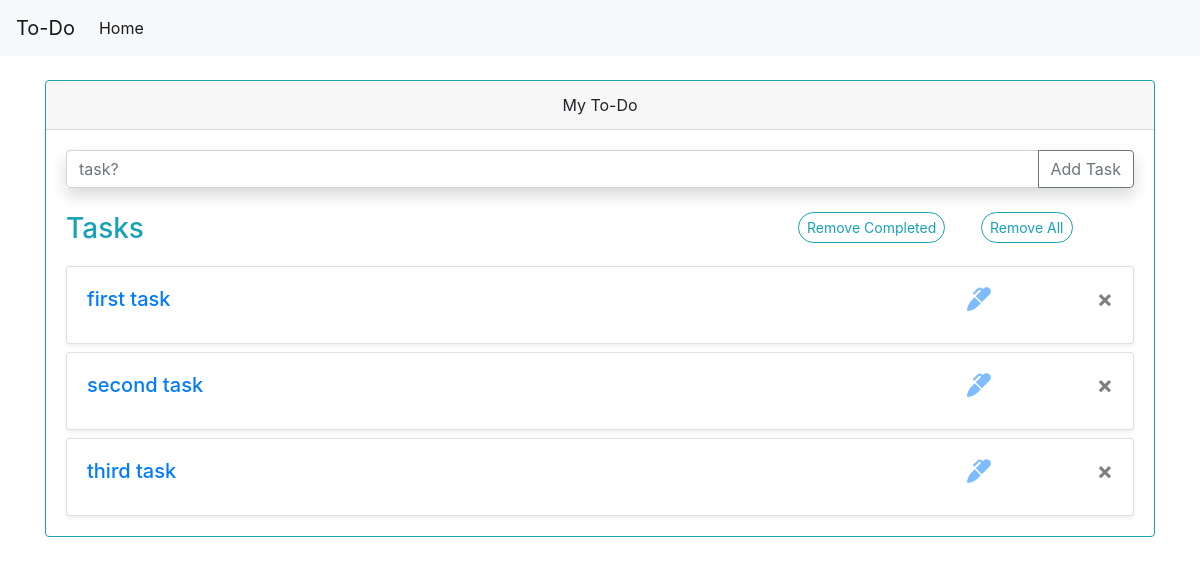
The app's page /, older data.
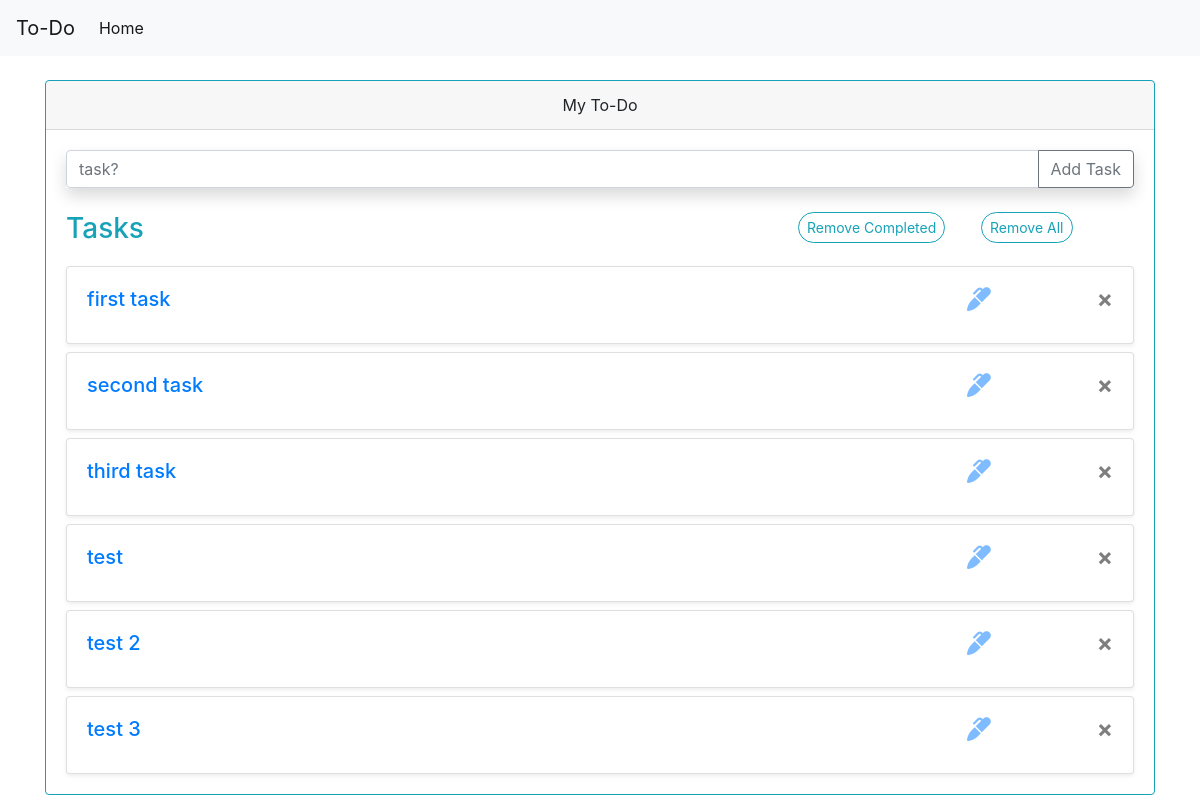
The same page, newer data.
### todo/models.py (models this page shows)
class Tasks(models.Model):
    task = models.CharField(max_length=100)
    completed = models.BooleanField(default=False)
    def __str__(self):
        return f"{self.task}"

### todo/views.py (the view)
# urls.py: path('', views.index, name="Home"),
def index(request):
    tasks = Tasks.objects.all()
    form = AddTaskForm()
    context = {
        'tasks' : tasks,
        'form' : form,
    }
    return render(request, 'todo/index.html', context)

### todo/forms.py
class AddTaskForm(forms.ModelForm):
	task = forms.CharField(max_length = 250,
							widget = forms.TextInput(
								attrs = {
									'class' : 'form-control',
									'placeholder' : 'task?',
								}
							)
						)
	class Meta:
		model = Tasks
		fields = '__all__'

### todo/templates/todo/index.html (shortened to what the changed rows need)
<!DOCTYPE html>
<html>
    <head>
        <link rel="stylesheet" href="https://cdn.jsdelivr.net/npm/bootstrap@4.5.3/dist/css/bootstrap.min.css">
    </head>
    <body>
        <div class="container mt-4">
            <div class="row">
                <div class="col-12">
                    <div class="card border-info mb-3" >
                            <div class="card-body text-info">
                                {% for task in tasks %}
                                <div class="card mt-2 shadow-sm">
                                    <div class="card-body">
                                        <div class="row">
                                            <div class="col-10">
                                                <a href="{% url 'ToDo:Task Completed' task.id %}">
                                                    {% if task.completed %}
                                                        <del><h5 class="card-title">{{ task }}</h5></del>
                                                    {% else %}
                                                        <h5 class="card-title">{{ task }}</h5>
                                                    {% endif %}
                                                </a>
                                            </div>
                                            <div class="col-1 close">
                                                <a href="{% url 'ToDo:Update Task' task.id %}">
                                                    <i class="fas fa-marker"></i>
                                                </a>
                                            </div>
                                            <div class="col-1">
                                                <a href="{% url 'ToDo:Delete Task' task.id %}">
                                                    <button type="button" class="close" aria-label="Close">
                                                      <span aria-hidden="true">&times;</span>
                                                    </button>
                                                </a>
                                            </div>
                                        </div>
                                    </div>
                                  </div>
                                {% endfor %}
                            </div>
                        </div>
                    </div>
                </div>
            </div>
    </body>
</html>

Row changes from the older to the newer data that the page shows:
added Tasks: task "test"
added Tasks: task "test 2"
added Tasks: task "test 3"
